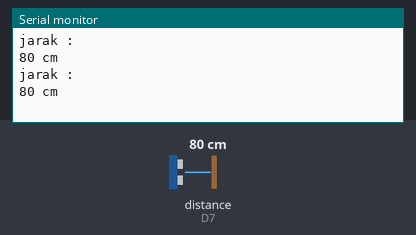
Bench run of a sketch on a simulated ESP8266 (NodeMCU). Shown: the last lines printed to the serial monitor. Wiring (inferred from the names in the program): ultrasonic range finder: trigger D8; echo D7. Inputs (shaded band) come from the test bench; at power-on: distance to the obstacle (sensor on D7) 80 cm. The echo pulse lasts 58.3 µs per cm.

Above: at 1.8 s.
1.9 s: distance to the obstacle (sensor on D7) set to 2 cm
At 2.8 s:
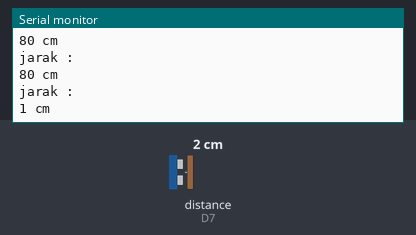
3.4 s: distance to the obstacle (sensor on D7) set to 4 cm
At 4.8 s:
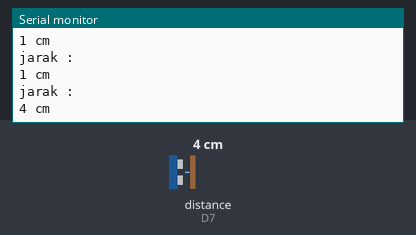
Timing chart, 0 to 6.4 s (numbered marks = the images above; inputs shaded):
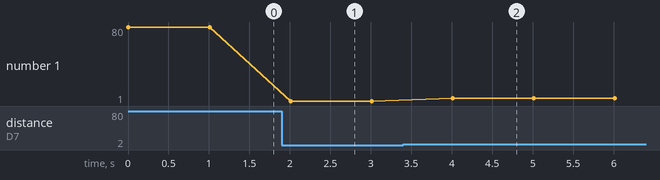

The sketch:

SensorUltrasonik.ino
```cpp
// Mendefinisikan pin trigger sebagai D8 dan pin echo sebagai D7
#define triggerPin  D8
#define echoPin     D7

void setup() {
  // Memulai komunikasi serial dengan kecepatan 9600 bps
  Serial.begin (9600);

  // Mengatur pin trigger sebagai output (untuk mengirim sinyal ultrasonik)
  pinMode(triggerPin, OUTPUT);

  // Mengatur pin echo sebagai input (untuk menerima pantulan sinyal ultrasonik)
  pinMode(echoPin, INPUT);
}

void loop() {
  long duration, jarak;

  // Mematikan sinyal trigger
  digitalWrite(triggerPin, LOW);

  // Menunda selama 2 mikrodetik
  delayMicroseconds(2);

  // Mengaktifkan sinyal trigger dengan mengirimkan sinyal HIGH selama 10 mikrodetik
  digitalWrite(triggerPin, HIGH);
  delayMicroseconds(10);

  // Mematikan kembali sinyal trigger
  digitalWrite(triggerPin, LOW);

  // Membaca durasi atau waktu yang diperlukan untuk menerima pantulan sinyal ultrasonik
  duration = pulseIn(echoPin, HIGH);

  // Menghitung jarak berdasarkan durasi yang diukur
  jarak = (duration / 2) / 29.1;

  // Mencetak pesan "jarak :" ke Serial Monitor
  Serial.println("jarak :");

  // Mencetak nilai jarak ke Serial Monitor
  Serial.print(jarak);

  // Mencetak pesan " cm" ke Serial Monitor
  Serial.println(" cm");

  // Jeda 1 detik sebelum membaca sensor lagi
  delay(1000);
}
```

Measured:
- after the input at 1.9 s, the serial monitor: prints a new line after 0.11 s (image 1)
- after the input at 3.4 s, the serial monitor: prints a new line after 0.61 s (image 2)
- plotted number 1: 80 → 1 after the input at 1.9 s, 1 → 4 after the input at 3.4 s
